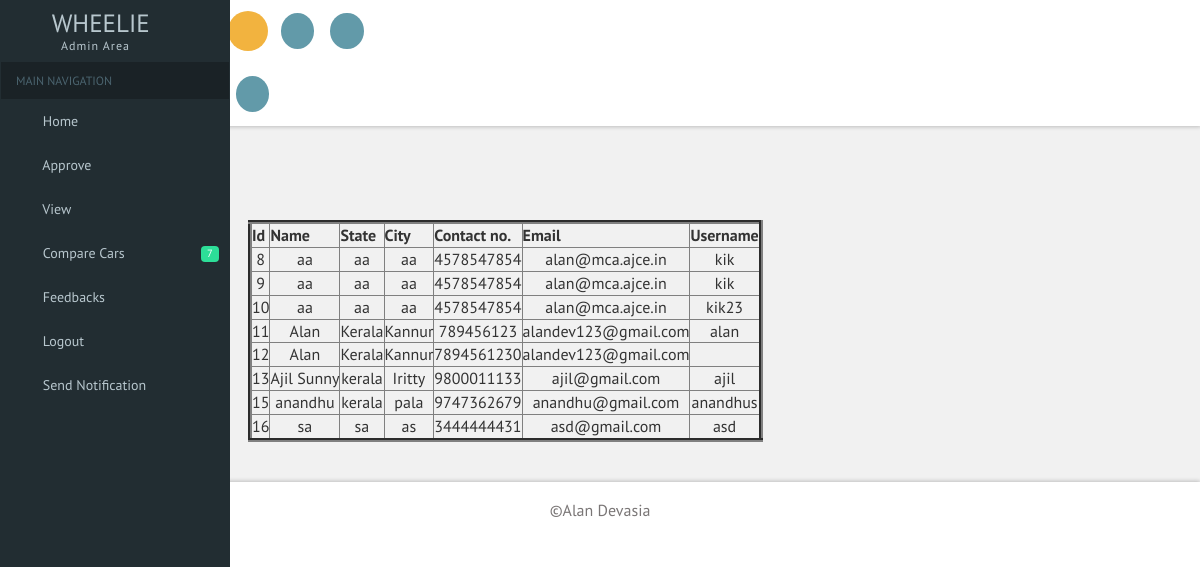
The page /viewuser.php (signed in) on the database its author committed.
### tables this page shows
CREATE TABLE IF NOT EXISTS `ureg_tb` (
  `uid` int(11) NOT NULL AUTO_INCREMENT,
  `name` varchar(50) NOT NULL,
  `state` varchar(50) NOT NULL,
  `city` varchar(50) NOT NULL,
  `contact` bigint(20) NOT NULL,
  `email` varchar(50) NOT NULL,
  `username` varchar(50) NOT NULL,
  `password` varchar(50) NOT NULL,
  PRIMARY KEY (`uid`)
);

### viewuser.php (the view, shortened to what this page needs)
<?php
include("dbconnect.php");
	$uname=$_SESSION['username'];
	$upass=$_SESSION['password'];
	$utype=$_SESSION['utype'];
	$sql="SELECT * FROM  `login_tb` WHERE username =  '$uname'AND PASSWORD =  '$upass'";
	$result=mysql_query($sql,$con);
	$rowcount=mysql_num_rows($result);
	if($rowcount !=0 && $utype=='admin')
	{
?>
<!DOCTYPE HTML>
<html>
<head>
<link href="css/bootstrap.css" rel='stylesheet' type='text/css' />
<link href="css/style.css" rel='stylesheet' type='text/css' />
<link href="css/font-awesome.css" rel="stylesheet">
<link href='css/SidebarNav.min.css' media='all' rel='stylesheet' type='text/css'/>
<link href="css/custom.css" rel="stylesheet">
					<link href="css/owl.carousel.css" rel="stylesheet">
</head>
<body class="cbp-spmenu-push">
	<div class="main-content">
	<div class="cbp-spmenu cbp-spmenu-vertical cbp-spmenu-left" id="cbp-spmenu-s1">
		<aside class="sidebar-left">
      <nav class="navbar navbar-inverse">
          <div class="navbar-header">
            <h1><a class="navbar-brand" href="index.html"><span class="fa fa-area-chart"></span> Wheelie<span class="dashboard_text">Admin Area</span></a></h1>
          </div>
		  <?php
						$tu3="select carid from carname_tb";
						$result3=mysql_query($tu3,$con);
						$rowcount3=mysql_num_rows($result3);
											?>
          <div class="collapse navbar-collapse" id="bs-example-navbar-collapse-1">
            <ul class="sidebar-menu">
              <li class="header">MAIN NAVIGATION</li>
              <li class="treeview">
                <a href="homeadmin.php">
                <i class="fa fa-dashboard"></i> <span>Home</span>
                </a>
              </li>
			  <li class="treeview">
                <a href="aproveman.php">
                <i class="fa fa-laptop"></i>
                <span>Approve</span>
				</a>
              </li>
              <li class="treeview">
              <li class="treeview">
                <a href="#">
                <i class="fa fa-laptop"></i>
                <span>View</span>
                <i class="fa fa-angle-left pull-right"></i>
                </a>
              </li>
			  <li>
                <a href="admincompare.php">
                <i class="fa fa-th"></i> <span>Compare Cars<span>
                <small class="label pull-right label-info"><?php echo $rowcount3 ?></small>
                </a>
              </li>
              <li class="treeview">
                <a href="#">
                <i class="fa fa-edit"></i> <span>Feedbacks</span>
                <i class="fa fa-angle-left pull-right"></i>
                </a>
              </li>
              <li class="treeview">
                <a href="err.php">
                <i class="fa fa-table"></i> <span>Logout</span>
                </a>
              </li>
              <li class="treeview">
                <a href="#">
                <i class="fa fa-envelope"></i> <span>Send Notification </span>
              </li>
            </ul>
          </div>
      </nav>
    </aside>
	</div>
		<div class="sticky-header header-section ">
			<div class="header-left">
				<button id="showLeftPush"><i class="fa fa-bars"></i></button>
				<div class="profile_details_left">
					<ul class="nofitications-dropdown">
						<li class="dropdown head-dpdn">
							<a href="#" class="dropdown-toggle" data-toggle="dropdown" aria-expanded="false"><i class="fa fa-envelope"></i></a>
						</li>
						<li class="dropdown head-dpdn">
							<a href="#" class="dropdown-toggle" data-toggle="dropdown" aria-expanded="false"><i class="fa fa-bell"></i></a>
							<ul class="dropdown-menu">
								<li><a href="aprovalmsg.php">
									</div>
								  <div class="clearfix"></div>
						<li class="dropdown head-dpdn">
							<a href="#" class="dropdown-toggle" data-toggle="dropdown" aria-expanded="false"><i class="fa fa-tasks"></i></a>
						</li>
					<div class="clearfix"> </div>
				</div>
				<div class="clearfix"> </div>
			</div>
			<div class="header-right">
				<div class="search-box">
					<form class="input">
						<label class="input__label" for="input-31">
						</label>
					</form>
				</div>
				<div class="profile_details">
					<ul>
						<li class="dropdown profile_details_drop">
							<a href="#" class="dropdown-toggle" data-toggle="dropdown" aria-expanded="false">
								<div class="profile_img">
									<div class="user-name">
										<p>Admin Name</p>
										<span><?php echo $uname ?></span>
									</div>
								</div>
							</a>
						</li>
					</ul>
				</div>
			</div>
		</div>
		<div id="page-wrapper">
			<div class="main-page">
	<br/>
	<br/>
	<br/>
	<br/>
<?php
$result = mysql_query("SELECT * FROM ureg_tb ");
echo "<table border='4'>
<tr>
<th align='center'>Id</th>
<th align='center'>Name</th>
<th align='center'>State</th>
<th align='center'>City</th>
<th align='center'>Contact no.</th>
<th align='center'>Email</th>
<th align='center'>Username</th>
</tr>";
while($row = mysql_fetch_array($result))
{
echo "<form action='blockman.php' method='post'>";
echo "<tr>";
echo "<td align='center'>" . $row['uid'] . "</td>";
echo "<td align='center'>" . $row['name'] . "</td>";
echo "<td align='center'>" . $row['state'] . "</td>";
echo "<td align='center'>" . $row['city'] . "</td>";
echo "<td align='center'>" . $row['contact'] . "</td>";
echo "<td align='center'>" . $row['email'] . "</td>";
echo "<td align='center'>" . $row['username'] . "</td>";
echo "</tr>";
echo "</form>";
}
echo "</table>";
	?>
			</div>
		</div>
	<div class="footer">
	   <p>&copy;Alan Devasia</p>
	</div>
</body>
</html>
<?php
	}
	else
	{
		header("location:err.php");
	}
?>

### css/custom.css (style rules this page uses)
#page-wrapper { padding:5em 2em 2.5em; background-color: #F1F1F1; }

### rows shown on the page
ureg_tb: uid "8", name "aa", state "aa", city "aa", contact "4578547854", email "alan@mca.ajce.in", username "kik"
ureg_tb: uid "9", name "aa", state "aa", city "aa", contact "4578547854", email "alan@mca.ajce.in", username "kik"
ureg_tb: uid "10", name "aa", state "aa", city "aa", contact "4578547854", email "alan@mca.ajce.in", username "kik23"
ureg_tb: uid "11", name "Alan", state "Kerala", city "Kannur", contact "789456123", email "alandev123@gmail.com", username "alan"
ureg_tb: uid "12", name "Alan", state "Kerala", city "Kannur", contact "7894561230", email "alandev123@gmail.com"
ureg_tb: uid "13", name "Ajil Sunny", state "kerala", city "Iritty", contact "9800011133", email "ajil@gmail.com", username "ajil"
ureg_tb: uid "15", name "anandhu", state "kerala", city "pala", contact "9747362679", email "anandhu@gmail.com", username "anandhus"
ureg_tb: uid "16", name "sa", state "sa", city "as", contact "3444444431", email "asd@gmail.com", username "asd"

### other values the page prints
$rowcount3 "7"
